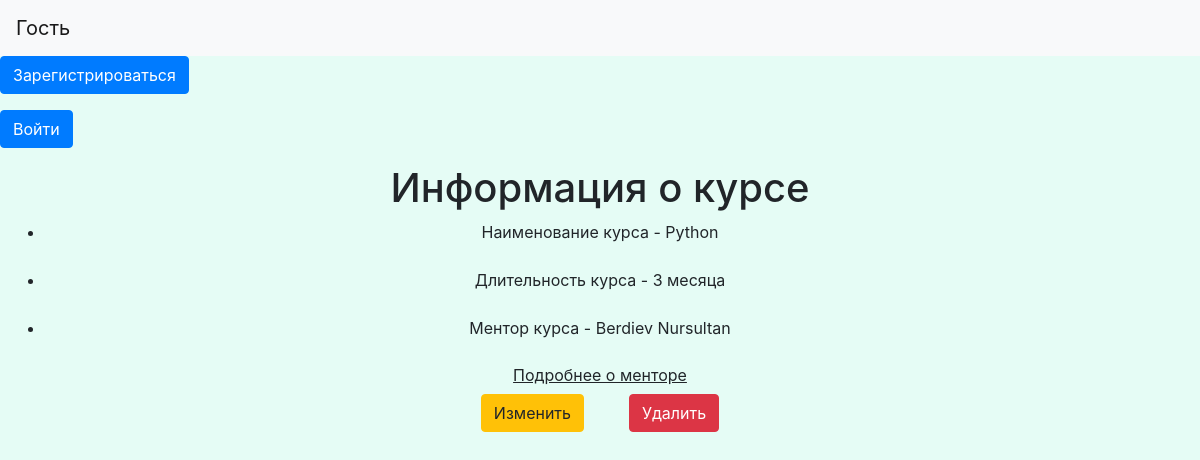
The page /course/1 on the database its author committed.
### app/models.py (models this page shows, shortened)
class Course(db.Model):
    id = db.Column(db.Integer, primary_key=True)
    name = db.Column(db.String)
    duration = db.Column(db.String)
    mentor = db.relationship(Mentor, backref=db.backref('course', lazy='dynamic'))
    mentor_id = db.Column(db.Integer, db.ForeignKey('mentor.id'))

class Mentor(db.Model):
    id = db.Column(db.Integer, primary_key=True)
    name = db.Column(db.String,nullable=False,unique=True)
    birth_date = db.Column(db.Date)
    phone = db.Column(db.String)
    speciality = db.Column(db.String)
    experience = db.Column(db.String)
    def __repr__(self):
        return self.name

### app/views.py (the view)
def course_detail(id):
    course = models.Course.query.get(id)
    return render_template('course_detail.html',course=course)

### app/templates/course_detail.html
{% extends 'base.html' %}
{% block content %}
<div class="container">
    <h1 class="text-center">Информация о курсе</h1>
    <form class="text-center">
        <ul class="list-group">
          <li>Наименование курса - {{ course.name }}</li><br>
          <li>Длительность курса - {{ course.duration }}</li><br>
          <li><p>Ментор курса - {{ course.mentor }}</p><a style="text-decoration: underline;" class="btn btn-outline" href="{{ url_for('mentor_detail',id=course.mentor.id) }}">Подробнее о менторе</a></li>
        </ul>
        <p><a class="btn btn-warning" href="{{ url_for('course_update',id=course.id) }}">Изменить</a>&nbsp&nbsp&nbsp&nbsp&nbsp&nbsp&nbsp&nbsp&nbsp&nbsp<a class="btn btn-danger" href="{{ url_for('course_delete',id=course.id) }}">Удалить</a></p>
    </form>
</div>
{% endblock content %}

### rows shown on the page
Course: name "Python", duration "3 месяца"
Mentor: mentor "Berdiev Nursultan"
